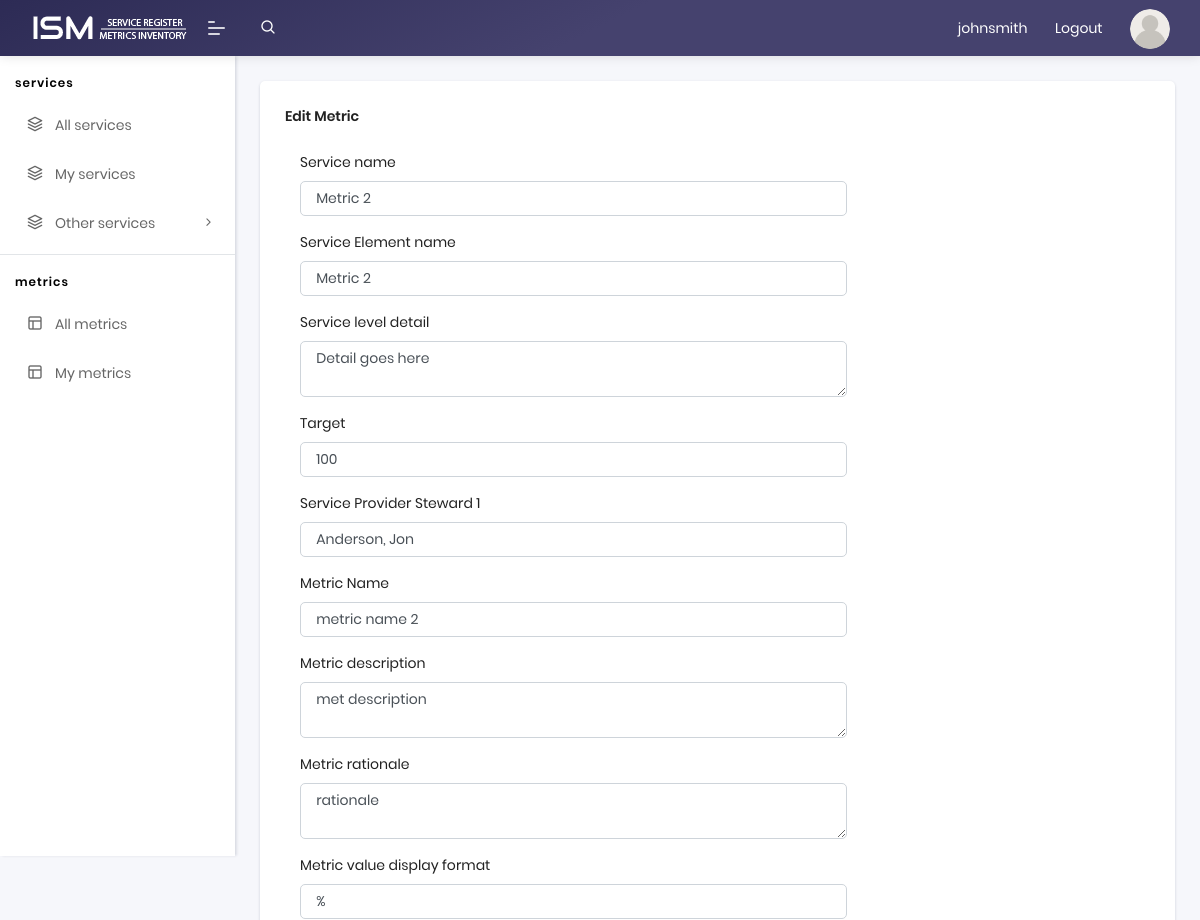
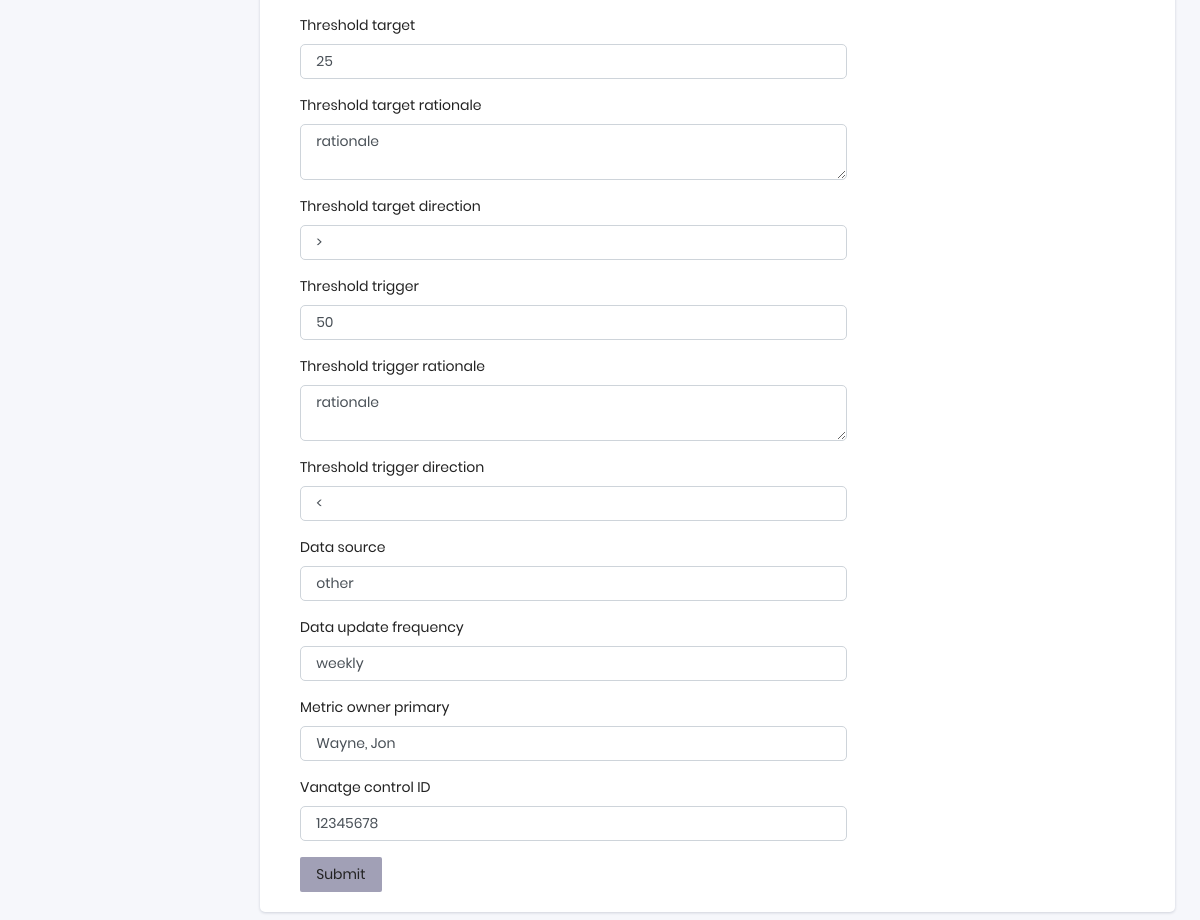
Page /metrics/edit/2 (signed in) on the committed database (2 pictures, top to bottom).
### app/models.py (models this page shows, shortened)
class User(UserMixin, db.Model):
    id = db.Column(db.Integer, primary_key=True)
    username = db.Column(db.String(64), index=True, unique=True)
    email = db.Column(db.String(120), index=True, unique=True)
    password_hash = db.Column(db.String(128))
    posts = db.relationship('Post', backref='author', lazy='dynamic')
    metrics = db.relationship('Metric', backref='creator', lazy='dynamic')
    about_me = db.Column(db.String(140))
    last_seen = db.Column(db.DateTime, default=datetime.utcnow)
    approved = db.relationship(
        'Metric', secondary=approvals,
        primaryjoin=(approvals.c.approved_id == id),
        secondaryjoin=(approvals.c.approver_id == id),
        backref=db.backref('followers', lazy='dynamic'), lazy='dynamic')

class Metric(db.Model):
    id = db.Column(db.Integer, primary_key=True)
    service_name = db.Column(db.String(120), index=True)
    service_element_name = db.Column(db.String(120), index=True)
    service_level_detail = db.Column(db.Text,index=False)
    target = db.Column(db.Integer, index=True)
    service_provider_steward_1 = db.Column(db.String(120), index=True)
    metric_name = db.Column(db.String(120), index=True)
    metric_description = db.Column(db.Text,index=False )
    metric_rationale = db.Column(db.Text, index=False)
    metric_value_display_format = db.Column(db.String(120), index=False)
    threshold_target = db.Column(db.Integer, index=False)
    threshold_target_rationale = db.Column(db.String(500), index=False)
    threshold_target_direction = db.Column(db.String(10), index=False)
    threshold_trigger = db.Column(db.Integer, index=False)
    threshold_trigger_rationale = db.Column(db.String(500), index=False)
    threshold_trigger_direction = db.Column(db.String(10), index=False)
    data_source = db.Column(db.String(120), index=True)
    data_update_frequency = db.Column(db.String(120), index=True)
    metric_owner_primary = db.Column(db.String(120), index=True)
    vantage_control_id = db.Column(db.String(120), index=True)
    user_id = db.Column(db.Integer, db.ForeignKey('user.id'))

### app/routes.py (the view)
@app.route('/metrics/edit/<int:id>', methods=['GET', 'POST'])
@login_required
def edit_metric(id):
    add_metric = False
    metric = Metric.query.get_or_404(id)
    form = MetricForm(obj=metric)
    if form.validate_on_submit():
        metric.service_name = form.service_name.data
        metric.service_element_name = form.service_element_name.data
        metric.service_level_detail = form.service_level_detail.data
        metric.target = form.target.data
        metric.service_provider_steward_1 = form.service_provider_steward_1.data
        metric.metric_name = form.metric_name.data
        metric.metric_description = form.metric_description.data
        metric.metric_rationale = form.metric_rationale.data
        metric.metric_value_display_format = form.metric_value_display_format.data
        metric.threshold_target = form.threshold_target.data
        metric.threshold_target_rationale = form.threshold_target_rationale.data
        metric.threshold_target_direction = form.threshold_target_direction.data
        metric.threshold_trigger = form.threshold_trigger.data
        metric.threshold_trigger_rationale = form.threshold_trigger_rationale.data
        metric.threshold_trigger_direction = form.threshold_trigger_direction.data
        metric.data_source = form.data_source.data
        metric.data_update_frequency = form.data_update_frequency.data
        metric.metric_owner_primary = form.metric_owner_primary.data
        metric.vantage_control_id = form.vantage_control_id.data
        db.session.commit()
        flash('Your metric changes have been saved')
        return redirect(url_for('list_metrics'))
    elif request.method == 'GET':
        form.service_name.data = metric.service_name
        form.service_element_name.data = metric.service_element_name
        form.service_level_detail.data = metric.service_level_detail
        form.target.data = metric.target
        form.service_provider_steward_1.data = metric.service_provider_steward_1
        form.metric_name.data = metric.metric_name
        form.metric_description.data = metric.metric_description
        form.metric_rationale.data = metric.metric_rationale
        form.metric_value_display_format.data = metric.metric_value_display_format
        form.threshold_target.data = metric.threshold_target
        form.threshold_target_rationale.data = metric.threshold_target_rationale
        form.threshold_target_direction.data = metric.threshold_target_direction
        form.threshold_trigger.data = metric.threshold_trigger
        form.threshold_trigger_rationale.data = metric.threshold_trigger_rationale
        form.threshold_trigger_direction.data = metric.threshold_trigger_direction
        form.data_source.data = metric.data_source
        form.data_update_frequency.data = metric.data_update_frequency
        form.metric_owner_primary.data = metric.metric_owner_primary
        form.vantage_control_id.data = metric.vantage_control_id
    return render_template('metric.html', title='Edit Metric', action="Edit",
                           add_metric=add_metric, form=form,
                           metric=metric)

### app/models.py (called while the page is built)
@login.user_loader
def load_user(id):
    return User.query.get(int(id))

### app/routes.py (called while the page is built)
@app.before_request
def before_request():
    if current_user.is_authenticated:
        current_user.last_seen = datetime.utcnow()
        db.session.commit()

### app/templates/metric.html (shortened to what this page needs)
{% extends "base.html" %}
{% import 'bootstrap/wtf.html' as wtf %}
{% block app_content %}
<div class="pcoded-main-container pt-10">
    <div class="pcoded-content">
        <div class="row">
            <div class="col-lg-12">
                <div class="card">
                    <div class="card-header">
                        <h5>
                          {% block title %}
                            {% if add_department %}
                                Add Metric
                            {% else %}
                                Edit Metric
                            {% endif %}
                          {% endblock %}
                        </h5>
                    </div>
                    <div class="card-body">
                        <div class="col-md-8">
                            {{ wtf.quick_form(form) }}
                        </div>
                </div>
            </div>
        </div>
    </div>
</div>
{% endblock %}

### app/templates/navigation.html (shortened to what this page needs)
	<header class="navbar pcoded-header navbar-expand-lg navbar-light headerpos-fixed header-purple">
        <div class="m-header">
            <a class="mobile-menu" id="mobile-collapse" href="#!"><span></span></a>
            <a href="{{ url_for('index') }}"b-brand">
                <img src="/static/assets/images/ism_logo_2.png" alt="" class="logo">
            </a>
        </div>
        <div class="collapse navbar-collapse">
            <ul class="navbar-nav mr-auto">
                <li class="nav-item">
                    <a href="#!" class="pop-search"><i class="feather icon-search"></i></a>
                </li>
            </ul>
            <ul class="navbar-nav ml-auto">
                {% if current_user.is_anonymous %}
                    <li><a href="{{ url_for('login') }}">Login</a></li>
                    {% else %}
                    <li><a href="{{ url_for('user', username=current_user.username) }}">{{current_user.username}}</a></li>
                    <li><a href="{{ url_for('logout') }}">Logout</a></li>
                    {% endif %}                <li>
                    <div class="dropdown drp-user">
                        <a href="#!" class="dropdown-toggle" data-toggle="dropdown">
                            <img src="/static/assets/images/user/avatar-grey.png" class="img-radius wid-40" alt="User-Profile-Image">
                        </a>
                    </div>
                </li>
            </ul>
        </div>
    </header>

### rows in the picture
User: username "johnsmith"
Metric: service_name "Metric 2", service_element_name "Metric 2", service_level_detail "Detail goes here", target "100", service_provider_steward_1 "Anderson, Jon", metric_name "metric name 2", metric_description "met description", metric_rationale "rationale", metric_value_display_format "%", threshold_target "25", threshold_target_rationale "rationale", threshold_target_direction ">", threshold_trigger "50", threshold_trigger_rationale "rationale", threshold_trigger_direction "<", data_source "other", data_update_frequency "weekly", metric_owner_primary "Wayne, Jon", vantage_control_id "12345678"
